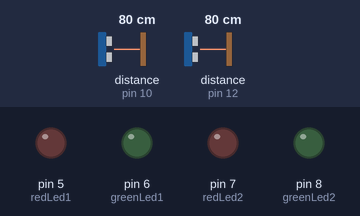
The sketch below on a simulated Arduino Uno, built with avr-gcc and run on an emulated ATmega328P. Parts: output pins drawn as LEDs (lit = HIGH). Wiring (inferred from the names in the program): 2 × ultrasonic range finder: trigger pin 9, echo pin 10 / trigger pin 11, echo pin 12. Inputs (shaded band) come from the test bench; at power-on: distance to the obstacle (sensors on pin 10, pin 12) 80 cm. The echo pulse lasts 58.3 µs per cm; pins used as bus, display or sensor lines are not drawn.

Above: at 1.2 s.
1.3 s: distance to the obstacle (sensor on pin 10) set to 97 cm
2.8 s: distance to the obstacle (sensor on pin 10) set to 104 cm
At 3.9 s:
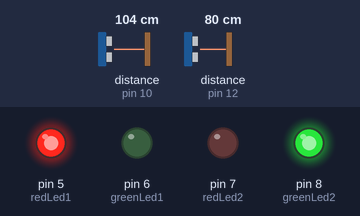
4.6 s: distance to the obstacle (sensor on pin 12) set to 95 cm
6.1 s: distance to the obstacle (sensor on pin 12) set to 103 cm
At 6.6 s:
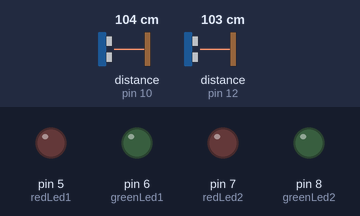
7.6 s: distance to the obstacle (sensor on pin 10) set to 2 cm
At 8.9 s:
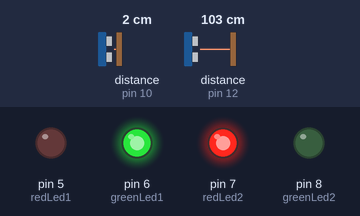
9.3 s: distance to the obstacle (sensor on pin 10) set to 120 cm
At 10.6 s:
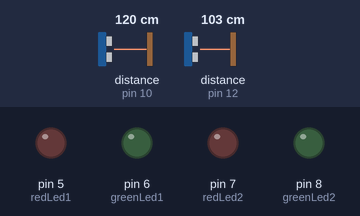
Timing chart, 0 to 11.8 s (numbered marks = the images above; inputs shaded):
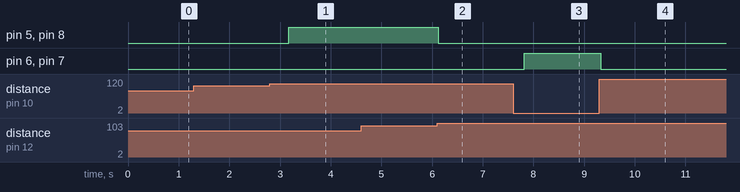

The sketch:

Signal.ino
```cpp
int redLed1=5;
int greenLed1=6;
// int redLed3
// int redLed4

int redLed2=7;
int greenLed2=8;
// int greenLed3
// int greenLed4

const int pingSonar1=9;
const int echoSonar1=10;

const int pingSonar2=11;
const int echoSonar2=12;

// const int pingSonar3
// const int echoSonar3

// const int pingSonar4
// const int echoSonar4


void setup() {

  pinMode(redLed1,OUTPUT);
  pinMode(redLed2,OUTPUT);

  pinMode(greenLed1,OUTPUT);
  pinMode(greenLed2,OUTPUT);

}

void loop() {

  int distance1,distance2;

  distance1=calculatedistance(pingSonar1 , echoSonar1);
  distance2=calculatedistance(pingSonar2 , echoSonar2);

  if(distance1>=distance2){

    digitalWrite(redLed1,LOW);
    digitalWrite(greenLed2,LOW);
    digitalWrite(redLed2,LOW);
    digitalWrite(greenLed1,LOW);

    delay(200);

    while(distance1>distance2){

          distance1=calculatedistance(pingSonar1 , echoSonar1);
          distance2=calculatedistance(pingSonar2 , echoSonar2);


          digitalWrite(redLed1,HIGH);
          digitalWrite(greenLed2,HIGH);
          digitalWrite(redLed2,LOW);
          digitalWrite(greenLed1,LOW);

    }

  }

if(distance2>distance1){

  digitalWrite(redLed1,LOW);
  digitalWrite(greenLed2,LOW);
  digitalWrite(redLed2,LOW);
  digitalWrite(greenLed1,LOW);

  delay(200);

  while(distance2>distance1){

        distance1=calculatedistance(pingSonar1 , echoSonar1);
        distance2=calculatedistance(pingSonar2 , echoSonar2);

        digitalWrite(redLed1,LOW);
        digitalWrite(greenLed2,LOW);
        digitalWrite(redLed2,HIGH);
        digitalWrite(greenLed1,HIGH);

  }

}

}

long microsecondsToCentimeters(long microseconds)
{
   return microseconds / 29 / 2;
}

int calculatedistance(int pingSonar1 , int echoSonar1){
  long duration, inches, cm,meter;

  pinMode(pingSonar1, OUTPUT);
  digitalWrite(pingSonar1, LOW);
  delayMicroseconds(2);
  digitalWrite(pingSonar1, HIGH);
  delayMicroseconds(10);
  digitalWrite(pingSonar1, LOW);

  pinMode(echoSonar1, INPUT);
  duration = pulseIn(echoSonar1, HIGH);

  cm = microsecondsToCentimeters(duration);
  meter = cm/100;
  return meter;

}
```

Measured:
- the behaviour switches between 99 and 100 cm on distance to the obstacle (sensor on pin 10) (found by bisection; images 0 and 1)
- the behaviour switches between 99 and 100 cm on distance to the obstacle (sensor on pin 12) (found by bisection; images 1 and 2)
- after the input at 1.3 s, every drawn part: stays the same
- after the input at 2.8 s, pin 5 (redLed1), pin 8 (greenLed2): LOW → HIGH after 0.38 s
- after the input at 4.6 s, every drawn part: stays the same
- after the input at 6.1 s, pin 5 (redLed1), pin 8 (greenLed2): HIGH → LOW at once
- after the input at 7.6 s, pin 6 (greenLed1), pin 7 (redLed2): LOW → HIGH after 0.22 s
- after the input at 9.3 s, pin 6 (greenLed1), pin 7 (redLed2): HIGH → LOW at once
